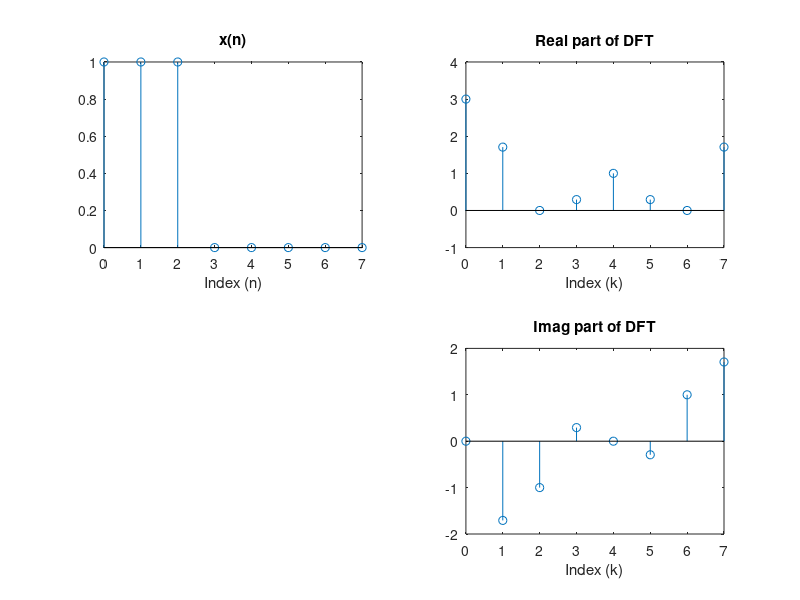

Here is the MATLAB script that generated this plot:
%Compute and plot the DFT of the following sequences and observe their properties
%Three point boxcar; xb = {1 1 1 0 0 0 0 0}

%solution for 7(iii)
N = 8; nn = 0:(N-1); kk = nn; 
xb = [1 1 1 0 0 0 0 0];
Xb = fft(xb,N);
subplot(221), stem(nn,xb);
title(' x(n) '); xlabel(' Index (n) ');
axis([0 7 0 1]);
subplot(222), stem(kk,real(Xb));
title(' Real part of DFT ');
xlabel(' Index (k) ');
axis([0 7 -1 4]);
subplot(224), stem(kk,imag(Xb));
title(' Imag part of DFT '); 
xlabel(' Index (k) ');
axis([0 7 -2 2]);
